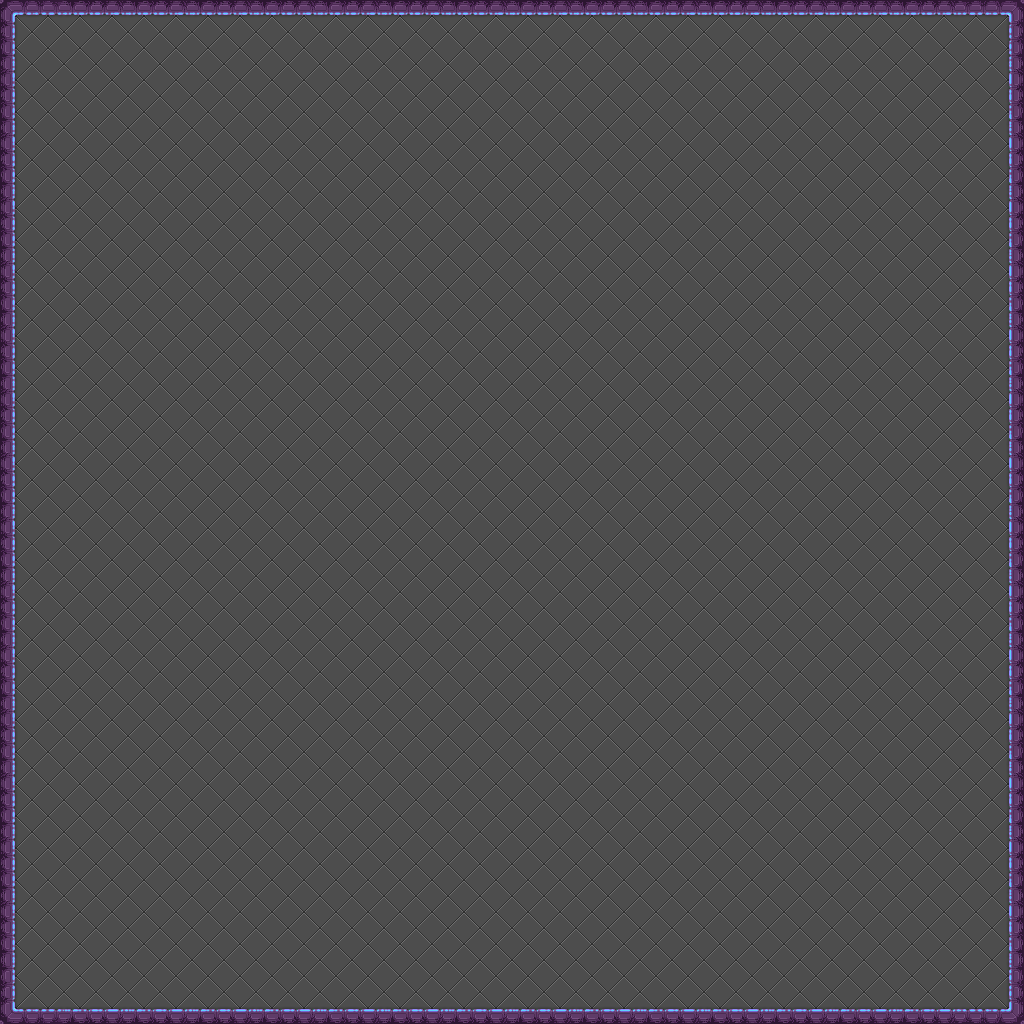

A 2D game scene composited from a Tiled map and its tileset images. What follows is a short description and the map's XML, with every tile layer's data as written:
An orthogonal 16x16 tile map with 64x64 px tiles, 1 tile layer (Tile Layer 1).

<map version="1.0" orientation="orthogonal" renderorder="right-down" width="16" height="16" tilewidth="64" tileheight="64" nextobjectid="1">
 <tileset firstgid="1" name="tiles" tilewidth="64" tileheight="64" tilecount="40" columns="0">
  <tile id="0">
   <image width="64" height="64" source="../source_images/tiles/tile_280.png" />
  </tile>
  <tile id="1">
   <image width="64" height="64" source="../source_images/tiles/tile_281.png" />
  </tile>
  <tile id="2">
   <image width="64" height="64" source="../source_images/tiles/tile_282.png" />
  </tile>
  <tile id="3">
   <image width="64" height="64" source="../source_images/tiles/tile_283.png" />
  </tile>
  <tile id="4">
   <image width="64" height="64" source="../source_images/tiles/tile_284.png" />
  </tile>
  <tile id="5">
   <image width="64" height="64" source="../source_images/tiles/tile_285.png" />
  </tile>
  <tile id="6">
   <image width="64" height="64" source="../source_images/tiles/tile_286.png" />
  </tile>
  <tile id="7">
   <image width="64" height="64" source="../source_images/tiles/tile_287.png" />
  </tile>
  <tile id="8">
   <image width="64" height="64" source="../source_images/tiles/tile_288.png" />
  </tile>
  <tile id="9">
   <image width="64" height="64" source="../source_images/tiles/tile_307.png" />
  </tile>
  <tile id="10">
   <image width="64" height="64" source="../source_images/tiles/tile_308.png" />
  </tile>
  <tile id="11">
   <image width="64" height="64" source="../source_images/tiles/tile_309.png" />
  </tile>
  <tile id="12">
   <image width="64" height="64" source="../source_images/tiles/tile_310.png" />
  </tile>
  <tile id="13">
   <image width="64" height="64" source="../source_images/tiles/tile_311.png" />
  </tile>
  <tile id="14">
   <image width="64" height="64" source="../source_images/tiles/tile_312.png" />
  </tile>
  <tile id="15">
   <image width="64" height="64" source="../source_images/tiles/tile_313.png" />
  </tile>
  <tile id="16">
   <image width="64" height="64" source="../source_images/tiles/tile_314.png" />
  </tile>
  <tile id="17">
   <image width="64" height="64" source="../source_images/tiles/tile_315.png" />
  </tile>
  <tile id="18">
   <image width="64" height="64" source="../source_images/tiles/tile_334.png" />
  </tile>
  <tile id="19">
   <image width="64" height="64" source="../source_images/tiles/tile_335.png" />
  </tile>
  <tile id="20">
   <image width="64" height="64" source="../source_images/tiles/tile_336.png" />
  </tile>
  <tile id="21">
   <image width="64" height="64" source="../source_images/tiles/tile_337.png" />
  </tile>
  <tile id="22">
   <image width="64" height="64" source="../source_images/tiles/tile_338.png" />
  </tile>
  <tile id="23">
   <image width="64" height="64" source="../source_images/tiles/tile_339.png" />
  </tile>
  <tile id="24">
   <image width="64" height="64" source="../source_images/tiles/tile_340.png" />
  </tile>
  <tile id="25">
   <image width="64" height="64" source="../source_images/tiles/tile_341.png" />
  </tile>
  <tile id="26">
   <image width="64" height="64" source="../source_images/tiles/tile_361.png" />
  </tile>
  <tile id="27">
   <image width="64" height="64" source="../source_images/tiles/tile_362.png" />
  </tile>
  <tile id="28">
   <image width="64" height="64" source="../source_images/tiles/tile_363.png" />
  </tile>
  <tile id="29">
   <image width="64" height="64" source="../source_images/tiles/tile_364.png" />
  </tile>
  <tile id="30">
   <image width="64" height="64" source="../source_images/tiles/tile_365.png" />
  </tile>
  <tile id="31">
   <image width="64" height="64" source="../source_images/tiles/tile_366.png" />
  </tile>
  <tile id="32">
   <image width="64" height="64" source="../source_images/tiles/tile_390.png" />
  </tile>
  <tile id="33">
   <image width="64" height="64" source="../source_images/tiles/tile_391.png" />
  </tile>
  <tile id="34">
   <image width="64" height="64" source="../source_images/tiles/tile_392.png" />
  </tile>
  <tile id="35">
   <image width="64" height="64" source="../source_images/tiles/tile_393.png" />
  </tile>
  <tile id="36">
   <image width="64" height="64" source="../source_images/tiles/tile_417.png" />
  </tile>
  <tile id="37">
   <image width="64" height="64" source="../source_images/tiles/tile_418.png" />
  </tile>
  <tile id="38">
   <image width="64" height="64" source="../source_images/tiles/tile_419.png" />
  </tile>
  <tile id="39">
   <image width="64" height="64" source="../source_images/tiles/tile_420.png" />
  </tile>
 </tileset>
 <layer name="Tile Layer 1" width="16" height="16">
  <data encoding="csv">
8,31,31,31,31,31,31,31,31,31,31,31,31,31,31,9,
23,25,25,25,25,25,25,25,25,25,25,25,25,25,25,24,
23,25,25,25,25,25,25,25,25,25,25,25,25,25,25,24,
23,25,25,25,25,25,25,25,25,25,25,25,25,25,25,24,
23,25,25,25,25,25,25,25,25,25,25,25,25,25,25,24,
23,25,25,25,25,25,25,25,25,25,25,25,25,25,25,24,
23,25,25,25,25,25,25,25,25,25,25,25,25,25,25,24,
23,25,25,25,25,25,25,25,25,25,25,25,25,25,25,24,
23,25,25,25,25,25,25,25,25,25,25,25,25,25,25,24,
23,25,25,25,25,25,25,25,25,25,25,25,25,25,25,24,
23,25,25,25,25,25,25,25,25,25,25,25,25,25,25,24,
23,25,25,25,25,25,25,25,25,25,25,25,25,25,25,24,
23,25,25,25,25,25,25,25,25,25,25,25,25,25,25,24,
23,25,25,25,25,25,25,25,25,25,25,25,25,25,25,24,
23,25,25,25,25,25,25,25,25,25,25,25,25,25,25,24,
17,32,32,32,32,32,32,32,32,32,32,32,32,32,32,18
</data>
 </layer>
</map>
